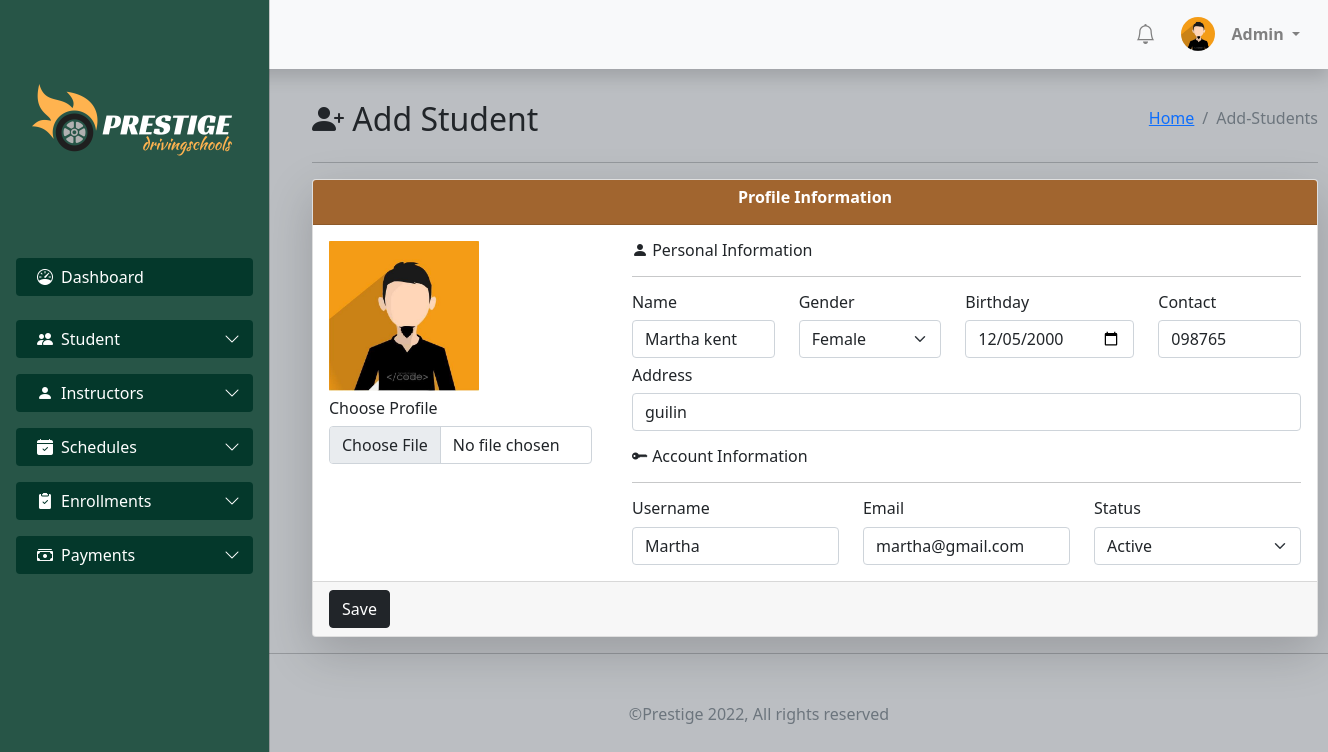
The page /update-student/3 (signed in) on the database its author committed.
### DrivingSchool/models.py (models this page shows, shortened)
class student(models.Model):
    STATUS = (
        ('Active', 'Active'),
        ('Inactive', 'Inactive'),
    )
    GENDER = (
        ('Male', 'Male'),
        ('Female', 'Female'),
    )
    name = models.CharField(max_length=100, null = True)
    contact = models.CharField(max_length=200, null = True)
    address = models.CharField(max_length=200, null = True)
    email = models.CharField(max_length=200, null = True)
    username = models.CharField(max_length=200, null= True)
    gender = models.CharField(max_length=100, null = True, choices = GENDER)
    birthday = models.DateField(null = True)
    date_created = models.DateTimeField(auto_now_add=True)
    status = models.CharField(max_length=100, null = True, choices = STATUS)

### DrivingSchool/decorators.py (the view)
    def wrapper_func(request, *args, **kwargs):
        group = None
        if request.user.groups.exists():
            group = request.user.groups.all()[0].name
        if group == 'Students':
            return redirect('student')
        if group == 'Instructors':
            return redirect('instructor')
        if group == 'Admins':
            return view_func(request, *args, **kwargs)

### DrivingSchool/forms.py
class studentForm(forms.ModelForm):
    class Meta:
        model = student
        fields = '__all__'
        widgets = {
            'name': forms.TextInput(attrs={'class': 'form-control', 'placeholder': 'Name'}),
            'contact': forms.TextInput(attrs={'class': 'form-control', 'placeholder': 'Contact'}),
            'address': forms.TextInput(attrs={'class': 'form-control', 'placeholder': 'Address'}),
            'email': forms.EmailInput(attrs={'class': 'form-control', 'placeholder': '@email.com'}),
            'username': forms.TextInput(attrs={'class': 'form-control', 'placeholder': 'Username'}),
            'gender': forms.Select(attrs={'class': 'form-select'}),
            'birthday': forms.DateInput(attrs={'class': 'form-control', 'type': 'date'}),
            'status': forms.Select(attrs={'class': 'form-select'}),
        }

### DrivingSchool/views.py (called while the page is built)
@admin_only
def updateStudent(request, pk):
    update = student.objects.get(id=pk)
    form = studentForm(instance=update)
    if request.method == 'POST':
        form  = studentForm(request.POST, instance=update)
        if form.is_valid():
            form.save()
            return redirect('manage-student')
    mydict = {'form': form}
    return render(request, 'drivingschool/admin-dashboard/add-student.html', mydict)

### templates/drivingschool/admin-dashboard/add-student.html (shortened to what this page needs)
{% extends 'drivingschool/admin-dashboard/main.html' %}
{% load static %}
{% block content %}
<div class="content">
    <div class="d-flex justify-content-between align-items-end">
        <div class="">
            <h2>
                <span><i class="bi bi-person-plus-fill"></i></span>
                Add Student
            </h2>
        </div>
        <div class="">
            <ol class="breadcrumb float-sm-right">
               <li class="breadcrumb-item"><a href="/">Home</a></li>
               <li class="breadcrumb-item active">Add-Students</li>
            </ol>
         </div>
    </div><hr>
    <div class="card shadow-lg">
        <div class="card-header text-center">
            <h6 class="fw-bold">Profile Information</h6>
        </div>
        <div class="card-body d-flex">
            <div>
                <img src="{% static 'images/avatar.jpg' %}" alt="" style="width: 150px; height: 150px;">
                <h6 for="formFile" class="form-label mt-2">Choose Profile</h6>
                <input class="form-control mt-2" type="file" id="formFile">
            </div>
            <form class="info-section" style="margin-left: 40px;"method="POST" id="submit-form">
                <h6><i class="bi bi-person-fill"> </i>Personal Information</h6><hr>
                <div class="row mt-2">
                    <div class="col">
                        <h6>{{form.name.label}}</h6>
                        {{form.name}}
                    </div>
                    <div class="col">
                        <h6>{{form.gender.label}}</h6>
                        {{form.gender}}
                    </div>
                    <div class="col">
                        <h6>{{form.birthday.label}}</h6>
                       {{form.birthday}}
                    </div>
                    <div class="col">
                        <h6>{{form.contact.label}}</h6>
                        {{form.contact}}
                    </div>
                </div>
                <div class="row mt-2">
                    <div class="col">
                        <h6>{{form.address.label}}</h6>
                       {{form.address}}
                    </div>
                </div>
                <div class="mt-3">
                    <h6><i class="bi bi-key-fill"></i> Account Information</h6><hr>
                    <div class="row">
                        <div class="col">
                            <h6>{{form.username.label}}</h6>
                            {{form.username}}
                        </div>
                        <div class="col">
                            <h6>{{form.email.label}}</h6>
                            {{form.email}}
                        </div>
                        <div class="col">
                            <h6>{{form.status.label}}</h6>
                            {{form.status}}
                        </div>
                    </div>
                </div>
            </form>
        </div>
        <div class="card-footer text-muted">
            <button class="btn btn-dark" type="submit" form="submit-form">Save</button>
        </div>
    </div>
</div>
{% endblock %}

### templates/drivingschool/admin-dashboard/header.html (shortened to what this page needs)
{% load static %}
<nav class="navbar navbar-expand-lg navbar-light bg-light shadow fixed-top">
  <div class="container-fluid">
    <a class="navbar-brand fw-bold" href="/">
      <span>
      </span>
    </a>
    <ul class="nav justify-content-end align-items-center">
      <a href="#" style="color: grey">
        <span style="font-size: 20px; margin-right: 10px">
          <i class="bi bi-bell">
          </i>
        </span>
      </a>
      <li class="nav-item">
        <a class="nav-link" href="#">
          <img src="{% static 'images/avatar.jpg'%}" alt="" style="height: 34px; width: 34px; border-radius: 50%;">
        </a>
      </li>
      <li class="nav-item">
        <div class="dropdown">
          <a class="dropdown-toggle me-3" href="#"  id="dropdownMenuLink" data-bs-toggle="dropdown" aria-expanded="false" style="text-decoration: none; color: grey;">
            <strong>{{request.user}}</strong>
          </a>
        </div>
      </li>
    </ul>
  </div>
</nav>
<div class="offcanvas offcanvas-start sidebar-nav" tabindex="-1" id="offcanvasExample" aria-labelledby="offcanvasExampleLabel" data-bs-backdrop="false">
  <div class="offcanvas-body">
    <div class="offcanvas-header">
      <a class="navbar-brand" href="/">
        <span>
          <img src="{% static 'images/logo3.png'%}" alt="">
        </span>
      </a>
    </div>
    <nav class="navbar-dark">
      <ul class="navbar-nav">
        <li class="nav-item">
          <a class="" aria-current="page" href="/">
            <button class="w-100 btn mb-3 sidebtn" type="button" data-bs-toggle="offcanvas" data-bs-target="#offcanvasExample" aria-controls="offcanvasExample">
              <div class="d-flex align-items-start ms-2">
                <span class="me-2"><i class="bi bi-speedometer"></i></span>
                Dashboard
              </div>
            </button>
          </a>
        </li>
        <li class="nav-item">
          <a class="nav-link sidebar-link" data-bs-toggle="collapse" href="#collapseExample" role="button" aria-expanded="false" aria-controls="collapseExample">
            <button class="w-100 btn sidebtn" type="button">
              <div class="d-flex align-items-start ms-2">
                <span class="me-2">
                  <i class="bi bi-people-fill"></i>
                </span>
                Student
                <span class="dropdown-icon ms-auto">
                  <i class="bi bi-chevron-down"></i>
                </span>
              </div>
            </button>
          </a>
        </li>
        <li class="nav-item">
          <a class="nav-link sidebar-link" data-bs-toggle="collapse" href="#collapseExample" role="button" aria-expanded="false" aria-controls="collapseExample">
            <button class="w-100 btn sidebtn" type="button">
              <div class="d-flex align-items-start ms-2">
                <span class="me-2">
                  <i class="bi bi-person-fill"></i>
                </span>
                Instructors
                <span class="dropdown-icon ms-auto">
                  <i class="bi bi-chevron-down"></i>
                </span>
              </div>
            </button>
          </a>
        </li>
        <li class="nav-item">
          <a class="nav-link sidebar-link" data-bs-toggle="collapse" href="#scheduleCollapse" role="button" aria-expanded="false" aria-controls="scheduleCollapse">
            <button class="w-100 btn sidebtn" type="button">
              <div class="d-flex align-items-start ms-2">
                <span class="me-2">
                  <i class="bi bi-calendar-check-fill"></i>
                </span>
                Schedules
                <span class="dropdown-icon ms-auto">
                  <i class="bi bi-chevron-down"></i>
                </span>
              </div>
            </button>
          </a>
        </li>
        <li class="nav-item">
          <a class="nav-link sidebar-link" data-bs-toggle="collapse" href="#enrollCollapse" role="button" aria-expanded="false" aria-controls="enrollCollapse">
            <button class="w-100 btn sidebtn" type="button">
              <div class="d-flex align-items-start ms-2">
                <span class="me-2">
                  <i class="bi bi-clipboard2-check-fill"></i>
                </span>
                Enrollments
                <span class="dropdown-icon ms-auto">
                  <i class="bi bi-chevron-down"></i>
                </span>
              </div>
            </button>
          </a>
        </li>
        <li class="nav-item">
          <a class="nav-link sidebar-link" data-bs-toggle="collapse" href="#paymentCollapse" role="button" aria-expanded="false" aria-controls="paymentCollapse">
            <button class="w-100 btn sidebtn" type="button">
              <div class="d-flex align-items-start ms-2">
                <span class="me-2">
                  <i class="bi bi-cash-stack"></i>
                </span>
                Payments
                <span class="dropdown-icon ms-auto">
                  <i class="bi bi-chevron-down"></i>
                </span>
              </div>
            </button>
          </a>
        </li>
      </ul>
    </nav>
  </div>
</div>

### static/css/mystyles.css (style rules this page uses)
body { background-color: #bbbec2; }
.card-header { background-color: #a1642efd; color: #fff; }
.content { margin-top: 100px; }
@media (min-width: 992px) { .content { margin-left: 150px; margin-right: -40px; } }

### templates/drivingschool/admin-dashboard/header.html (style rules this page uses)
:root { --offcanvas-width: 270px; --topNavbarHeight: 0px; }
.sidebar-nav { width: var(--offcanvas-width); }
.sidebar-link { display: flex; align-items: center }
.sidebar-link .dropdown-icon { display: inline-flex; transition: all ease 0.2s; }
.nav-link { margin: 0; }
.offcanvas { background-color: #275547; }
button { position: relative; z-index: 1; border: none; }
button::after { position: absolute; content: ''; z-index: -1; }
.sidebtn { background-color: #04382b; color: #fff; }
@media (min-width: 992px) { .sidebar-nav { transform: none; visibility: visible !important; top: var(--topNavbarHeight); transition: all ease 1s; } }
@media (min-width: 992px) { body { overflow: auto !important; } }

### rows shown on the page
student: name "Martha kent", gender "Female", birthday "12/05/2000", contact "098765", address "guilin", username "Martha", email "martha@gmail.com", status "Active"

### other values the page prints
{{ request.user }} "Admin"
